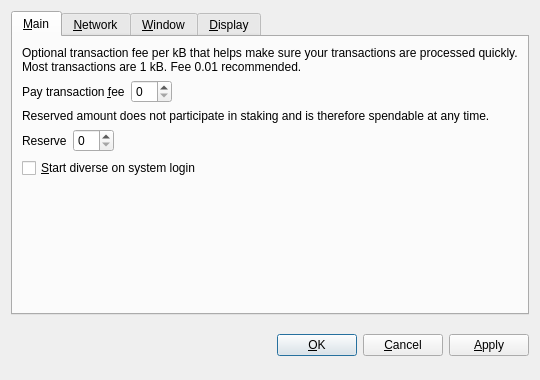
<?xml version="1.0" encoding="UTF-8"?>
<ui version="4.0">
 <class>OptionsDialog</class>
 <widget class="QDialog" name="OptionsDialog">
  <property name="geometry">
   <rect>
    <x>0</x>
    <y>0</y>
    <width>540</width>
    <height>380</height>
   </rect>
  </property>
  <property name="windowTitle">
   <string>Options</string>
  </property>
  <property name="modal">
   <bool>true</bool>
  </property>
  <layout class="QVBoxLayout" name="verticalLayout">
   <item>
    <widget class="QTabWidget" name="tabWidget">
     <property name="tabPosition">
      <enum>QTabWidget::North</enum>
     </property>
     <property name="currentIndex">
      <number>0</number>
     </property>
     <widget class="QWidget" name="tabMain">
      <attribute name="title">
       <string>&amp;Main</string>
      </attribute>
      <layout class="QVBoxLayout" name="verticalLayout_Main">
       <item>
        <widget class="QLabel" name="transactionFeeInfoLabel">
         <property name="text">
          <string>Optional transaction fee per kB that helps make sure your transactions are processed quickly. Most transactions are 1 kB. Fee 0.01 recommended.</string>
         </property>
         <property name="textFormat">
          <enum>Qt::PlainText</enum>
         </property>
         <property name="wordWrap">
          <bool>true</bool>
         </property>
        </widget>
       </item>
       <item>
        <layout class="QHBoxLayout" name="horizontalLayoutFee">
         <item>
          <widget class="QLabel" name="transactionFeeLabel">
           <property name="text">
            <string>Pay transaction &amp;fee</string>
           </property>
           <property name="textFormat">
            <enum>Qt::PlainText</enum>
           </property>
           <property name="buddy">
            <cstring>transactionFee</cstring>
           </property>
          </widget>
         </item>
         <item>
          <widget class="BitcoinAmountField" name="transactionFee"/>
         </item>
         <item>
          <spacer name="horizontalSpacerFee">
           <property name="orientation">
            <enum>Qt::Horizontal</enum>
           </property>
           <property name="sizeHint" stdset="0">
            <size>
             <width>40</width>
             <height>20</height>
            </size>
           </property>
          </spacer>
         </item>
        </layout>
       </item>
       <item>
        <widget class="QLabel" name="reserveBalanceInfoLabel">
         <property name="text">
          <string>Reserved amount does not participate in staking and is therefore spendable at any time.</string>
         </property>
         <property name="textFormat">
          <enum>Qt::PlainText</enum>
         </property>
         <property name="wordWrap">
          <bool>true</bool>
         </property>
        </widget>
       </item>
       <item>
        <layout class="QHBoxLayout" name="horizontalLayoutReserveBalance">
         <item>
          <widget class="QLabel" name="reserveBalanceLabel">
           <property name="text">
            <string>Reserve</string>
           </property>
           <property name="textFormat">
            <enum>Qt::PlainText</enum>
           </property>
           <property name="buddy">
            <cstring>reserveBalance</cstring>
           </property>
          </widget>
         </item>
         <item>
          <widget class="BitcoinAmountField" name="reserveBalance"/>
         </item>
         <item>
          <spacer name="horizontalSpacerReserveBalance">
           <property name="orientation">
            <enum>Qt::Horizontal</enum>
           </property>
           <property name="sizeHint" stdset="0">
            <size>
             <width>40</width>
             <height>20</height>
            </size>
           </property>
          </spacer>
         </item>
        </layout>
       </item>
       <item>
        <widget class="QCheckBox" name="bitcoinAtStartup">
         <property name="toolTip">
          <string>Automatically start diverse after logging in to the system.</string>
         </property>
         <property name="text">
          <string>&amp;Start diverse on system login</string>
         </property>
        </widget>
       </item>
       <item>
        <spacer name="verticalSpacer_Main">
         <property name="orientation">
          <enum>Qt::Vertical</enum>
         </property>
         <property name="sizeHint" stdset="0">
          <size>
           <width>20</width>
           <height>40</height>
          </size>
         </property>
        </spacer>
       </item>
      </layout>
     </widget>
     <widget class="QWidget" name="tabNetwork">
      <attribute name="title">
       <string>&amp;Network</string>
      </attribute>
      <layout class="QVBoxLayout" name="verticalLayout_Network">
       <item>
        <widget class="QCheckBox" name="mapPortUpnp">
         <property name="toolTip">
          <string>Automatically open the diverse client port on the router. This only works when your router supports UPnP and it is enabled.</string>
         </property>
         <property name="text">
          <string>Map port using &amp;UPnP</string>
         </property>
        </widget>
       </item>
       <item>
        <widget class="QCheckBox" name="connectSocks">
         <property name="toolTip">
          <string>Connect to the diverse network through a SOCKS proxy (e.g. when connecting through Tor).</string>
         </property>
         <property name="text">
          <string>&amp;Connect through SOCKS proxy:</string>
         </property>
        </widget>
       </item>
       <item>
        <layout class="QHBoxLayout" name="horizontalLayout_Network">
         <item>
          <widget class="QLabel" name="proxyIpLabel">
           <property name="text">
            <string>Proxy &amp;IP:</string>
           </property>
           <property name="textFormat">
            <enum>Qt::PlainText</enum>
           </property>
           <property name="buddy">
            <cstring>proxyIp</cstring>
           </property>
          </widget>
         </item>
         <item>
          <widget class="QValidatedLineEdit" name="proxyIp">
           <property name="maximumSize">
            <size>
             <width>140</width>
             <height>16777215</height>
            </size>
           </property>
           <property name="toolTip">
            <string>IP address of the proxy (e.g. 127.0.0.1)</string>
           </property>
          </widget>
         </item>
         <item>
          <widget class="QLabel" name="proxyPortLabel">
           <property name="text">
            <string>&amp;Port:</string>
           </property>
           <property name="textFormat">
            <enum>Qt::PlainText</enum>
           </property>
           <property name="buddy">
            <cstring>proxyPort</cstring>
           </property>
          </widget>
         </item>
         <item>
          <widget class="QLineEdit" name="proxyPort">
           <property name="maximumSize">
            <size>
             <width>55</width>
             <height>16777215</height>
            </size>
           </property>
           <property name="toolTip">
            <string>Port of the proxy (e.g. 9050)</string>
           </property>
          </widget>
         </item>
         <item>
          <widget class="QLabel" name="socksVersionLabel">
           <property name="text">
            <string>SOCKS &amp;Version:</string>
           </property>
           <property name="textFormat">
            <enum>Qt::PlainText</enum>
           </property>
           <property name="buddy">
            <cstring>socksVersion</cstring>
           </property>
          </widget>
         </item>
         <item>
          <widget class="QValueComboBox" name="socksVersion">
           <property name="toolTip">
            <string>SOCKS version of the proxy (e.g. 5)</string>
           </property>
          </widget>
         </item>
         <item>
          <spacer name="horizontalSpacer_Network">
           <property name="orientation">
            <enum>Qt::Horizontal</enum>
           </property>
           <property name="sizeHint" stdset="0">
            <size>
             <width>40</width>
             <height>20</height>
            </size>
           </property>
          </spacer>
         </item>
        </layout>
       </item>
       <item>
        <spacer name="verticalSpacer_Network">
         <property name="orientation">
          <enum>Qt::Vertical</enum>
         </property>
         <property name="sizeHint" stdset="0">
          <size>
           <width>20</width>
           <height>40</height>
          </size>
         </property>
        </spacer>
       </item>
      </layout>
     </widget>
     <widget class="QWidget" name="tabWindow">
      <attribute name="title">
       <string>&amp;Window</string>
      </attribute>
      <layout class="QVBoxLayout" name="verticalLayout_Window">
       <item>
        <widget class="QCheckBox" name="minimizeToTray">
         <property name="toolTip">
          <string>Show only a tray icon after minimizing the window.</string>
         </property>
         <property name="text">
          <string>&amp;Minimize to the tray instead of the taskbar</string>
         </property>
        </widget>
       </item>
       <item>
        <widget class="QCheckBox" name="minimizeOnClose">
         <property name="toolTip">
          <string>Minimize instead of exit the application when the window is closed. When this option is enabled, the application will be closed only after selecting Quit in the menu.</string>
         </property>
         <property name="text">
          <string>M&amp;inimize on close</string>
         </property>
        </widget>
       </item>
       <item>
        <spacer name="verticalSpacer_Window">
         <property name="orientation">
          <enum>Qt::Vertical</enum>
         </property>
         <property name="sizeHint" stdset="0">
          <size>
           <width>20</width>
           <height>40</height>
          </size>
         </property>
        </spacer>
       </item>
      </layout>
     </widget>
     <widget class="QWidget" name="tabDisplay">
      <attribute name="title">
       <string>&amp;Display</string>
      </attribute>
      <layout class="QVBoxLayout" name="verticalLayout_Display">
       <item>
        <layout class="QHBoxLayout" name="horizontalLayout_1_Display">
         <item>
          <widget class="QLabel" name="langLabel">
           <property name="text">
            <string>User Interface &amp;language:</string>
           </property>
           <property name="textFormat">
            <enum>Qt::PlainText</enum>
           </property>
           <property name="buddy">
            <cstring>lang</cstring>
           </property>
          </widget>
         </item>
         <item>
          <widget class="QValueComboBox" name="lang">
           <property name="toolTip">
            <string>The user interface language can be set here. This setting will take effect after restarting diverse.</string>
           </property>
          </widget>
         </item>
        </layout>
       </item>
       <item>
        <layout class="QHBoxLayout" name="horizontalLayout_2_Display">
         <item>
          <widget class="QLabel" name="unitLabel">
           <property name="text">
            <string>&amp;Unit to show amounts in:</string>
           </property>
           <property name="textFormat">
            <enum>Qt::PlainText</enum>
           </property>
           <property name="buddy">
            <cstring>unit</cstring>
           </property>
          </widget>
         </item>
         <item>
          <widget class="QValueComboBox" name="unit">
           <property name="toolTip">
            <string>Choose the default subdivision unit to show in the interface and when sending coins.</string>
           </property>
          </widget>
         </item>
        </layout>
       </item>
       <item>
        <widget class="QCheckBox" name="displayAddresses">
         <property name="toolTip">
          <string>Whether to show diverse addresses in the transaction list or not.</string>
         </property>
         <property name="text">
          <string>&amp;Display addresses in transaction list</string>
         </property>
        </widget>
       </item>
       <item>
        <widget class="QCheckBox" name="coinControlFeatures">
         <property name="toolTip">
          <string>Whether to show coin control features or not.</string>
         </property>
         <property name="text">
          <string>Display coin &amp;control features (experts only!)</string>
         </property>
        </widget>
       </item>
       <item>
        <spacer name="verticalSpacer_Display">
         <property name="orientation">
          <enum>Qt::Vertical</enum>
         </property>
         <property name="sizeHint" stdset="0">
          <size>
           <width>20</width>
           <height>40</height>
          </size>
         </property>
        </spacer>
       </item>
      </layout>
     </widget>
    </widget>
   </item>
   <item>
    <layout class="QHBoxLayout" name="horizontalLayout_Buttons">
     <item>
      <spacer name="horizontalSpacer_1">
       <property name="orientation">
        <enum>Qt::Horizontal</enum>
       </property>
       <property name="sizeHint" stdset="0">
        <size>
         <width>40</width>
         <height>48</height>
        </size>
       </property>
      </spacer>
     </item>
     <item>
      <widget class="QLabel" name="statusLabel">
       <property name="font">
        <font>
         <weight>75</weight>
         <bold>true</bold>
        </font>
       </property>
       <property name="text">
        <string/>
       </property>
       <property name="textFormat">
        <enum>Qt::PlainText</enum>
       </property>
       <property name="wordWrap">
        <bool>true</bool>
       </property>
      </widget>
     </item>
     <item>
      <spacer name="horizontalSpacer_2">
       <property name="orientation">
        <enum>Qt::Horizontal</enum>
       </property>
       <property name="sizeHint" stdset="0">
        <size>
         <width>40</width>
         <height>48</height>
        </size>
       </property>
      </spacer>
     </item>
     <item>
      <widget class="QPushButton" name="okButton">
       <property name="text">
        <string>&amp;OK</string>
       </property>
      </widget>
     </item>
     <item>
      <widget class="QPushButton" name="cancelButton">
       <property name="text">
        <string>&amp;Cancel</string>
       </property>
       <property name="autoDefault">
        <bool>false</bool>
       </property>
      </widget>
     </item>
     <item>
      <widget class="QPushButton" name="applyButton">
       <property name="text">
        <string>&amp;Apply</string>
       </property>
       <property name="autoDefault">
        <bool>false</bool>
       </property>
      </widget>
     </item>
    </layout>
   </item>
  </layout>
 </widget>
 <customwidgets>
  <customwidget>
   <class>BitcoinAmountField</class>
   <extends>QSpinBox</extends>
   <header>bitcoinamountfield.h</header>
  </customwidget>
  <customwidget>
   <class>QValueComboBox</class>
   <extends>QComboBox</extends>
   <header>qvaluecombobox.h</header>
  </customwidget>
  <customwidget>
   <class>QValidatedLineEdit</class>
   <extends>QLineEdit</extends>
   <header>qvalidatedlineedit.h</header>
  </customwidget>
 </customwidgets>
 <resources/>
 <connections/>
</ui>
